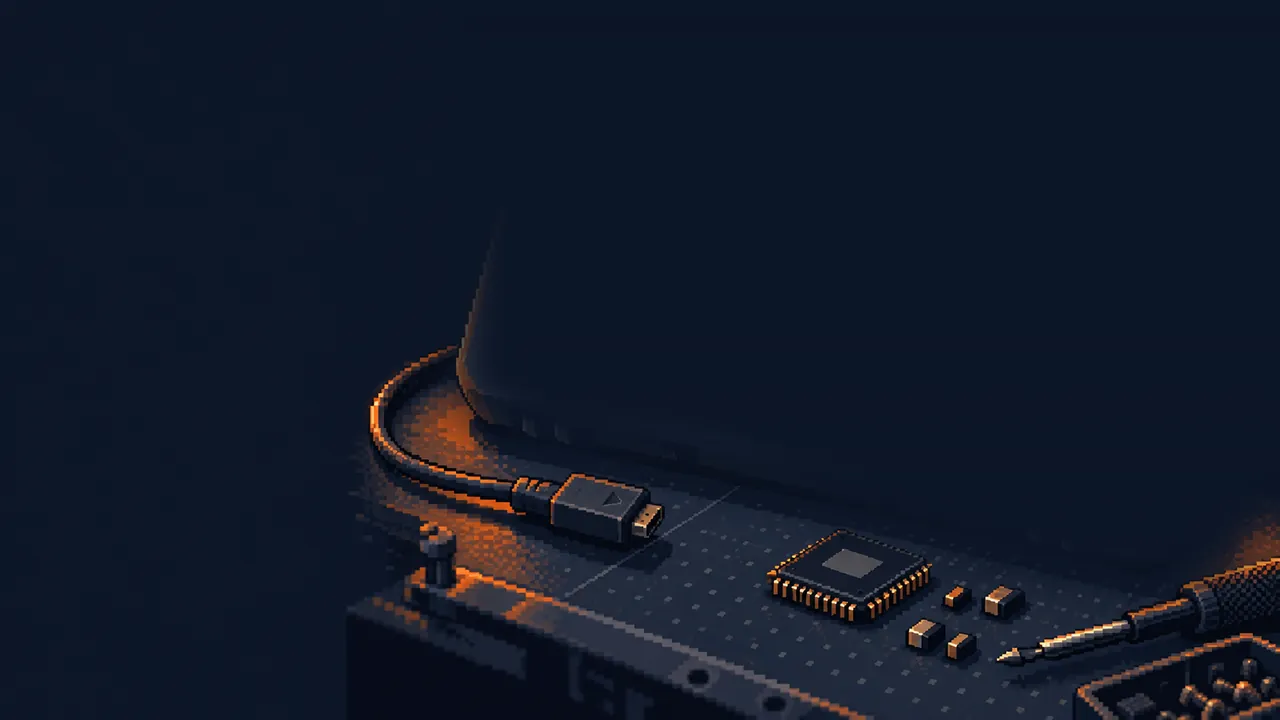
#> input picture console/assets/workbench.webp, 1280 x 720 px
$ python make_workbench.py workbench.webp
#> lines starting #> are read from the running program, lines starting #| are printed output that depends on the picture; after the words box and inside, x2 and y2 are one past the last pixel; in counts of white or black regions, pixels touching at a corner belong together
"""Make console/assets/workbench.webp from the workbench picture, with the handheld painted out.

    python console/assets/make_workbench.py SOURCE.png
The source file is only read. Needs Pillow and numpy.
"""
import sys
from pathlib import Path

import numpy as np
from PIL import Image, ImageDraw, ImageFilter

src = Image.open(sys.argv[1]).convert("RGB")
#> src is the input picture: PIL image 1280x720 RGB; mean R, G, B 17.7, 25.3, 40.8
w, h = src.size
#> w = 1280; h = 720
sx, sy = w / 1672, h / 941
#> sx = 0.766; sy = 0.765
arr = np.asarray(src).astype(float)
# fill: the colour of the empty wall on the left side, row by row
rows = arr[:, : int(400 * sx)].mean(1)
#> rows = 720 rows, first 8: [11.38, 21.9, 39.16], [11.38, 21.9, 39.16], [11.38, 21.9, 39.16], [11.38, 21.9, 39.16], [11.42, 21.87, 39.16], [11.42, 21.87, 39.16], [11.33, 21.93, 39.1], [11.33, 21.93, 39.1]
fill = Image.fromarray(np.repeat(rows[:, None, :], w, axis=1).clip(0, 255).astype("uint8"))
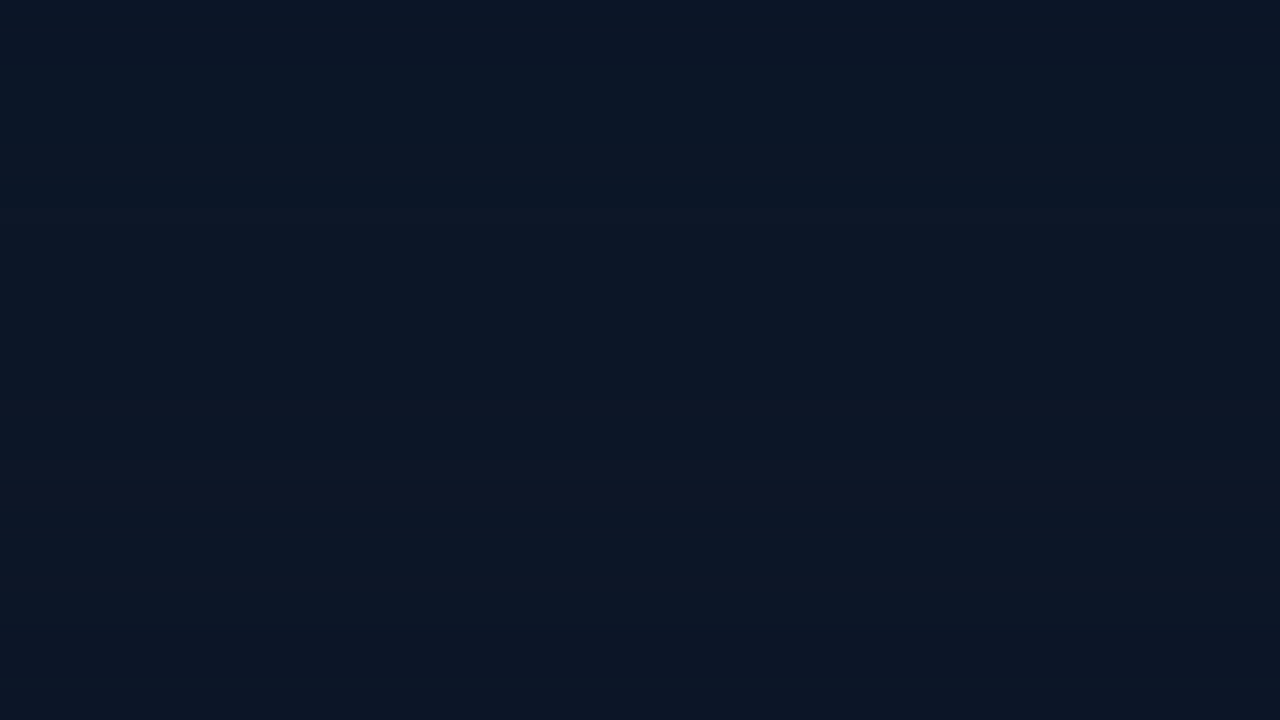
#> fill: PIL image 1280x720 RGB; mean R, G, B 11.9, 21.8, 39
poly = [(586, 520), (590, 300), (600, 0), (1672, 0), (1672, 650), (1590, 760),
        (1380, 760), (1100, 675), (900, 610), (700, 595)]
mask = Image.new("L", src.size, 0)
#> mask: PIL image 1280x720 L; every value is 0
ImageDraw.Draw(mask).polygon([(x * sx, y * sy) for x, y in poly], fill=255)
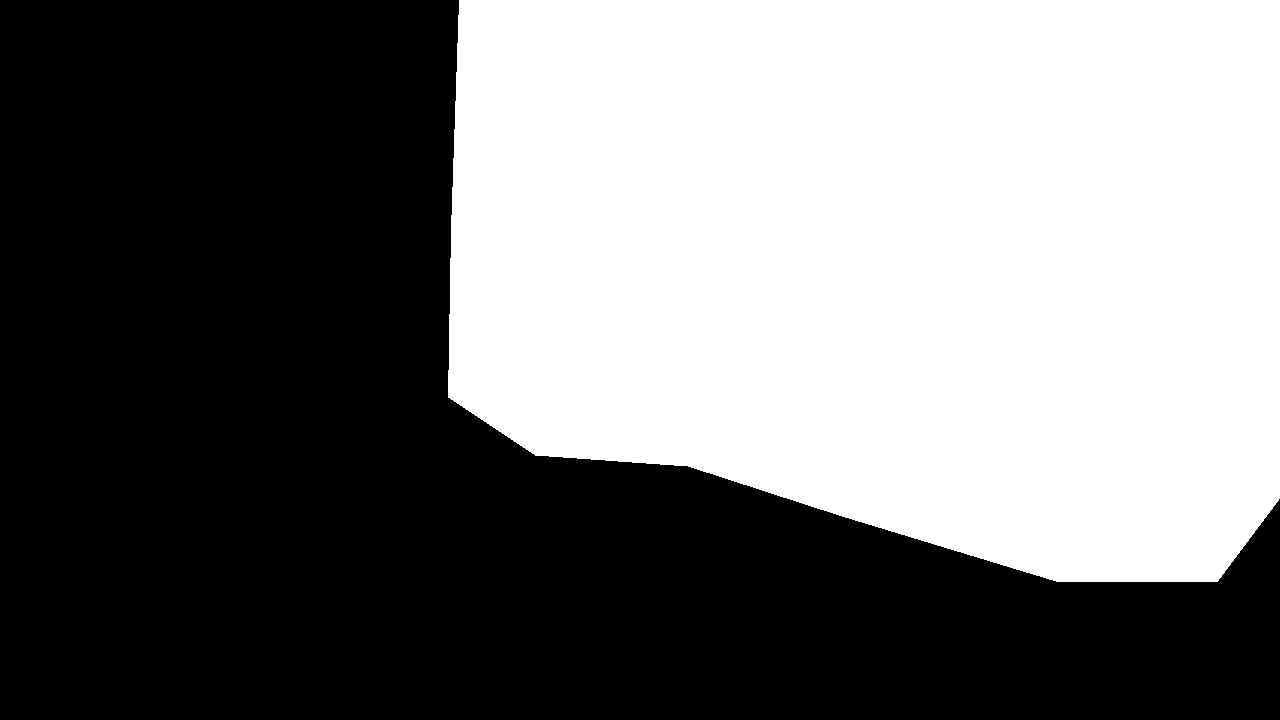
#> mask: PIL image 1280x720 L; 46.3% white; 1 white region, box (x1, y1, x2, y2) and area: (448, 0, 1280, 582) 426703
mask = mask.filter(ImageFilter.GaussianBlur(30 * sx))
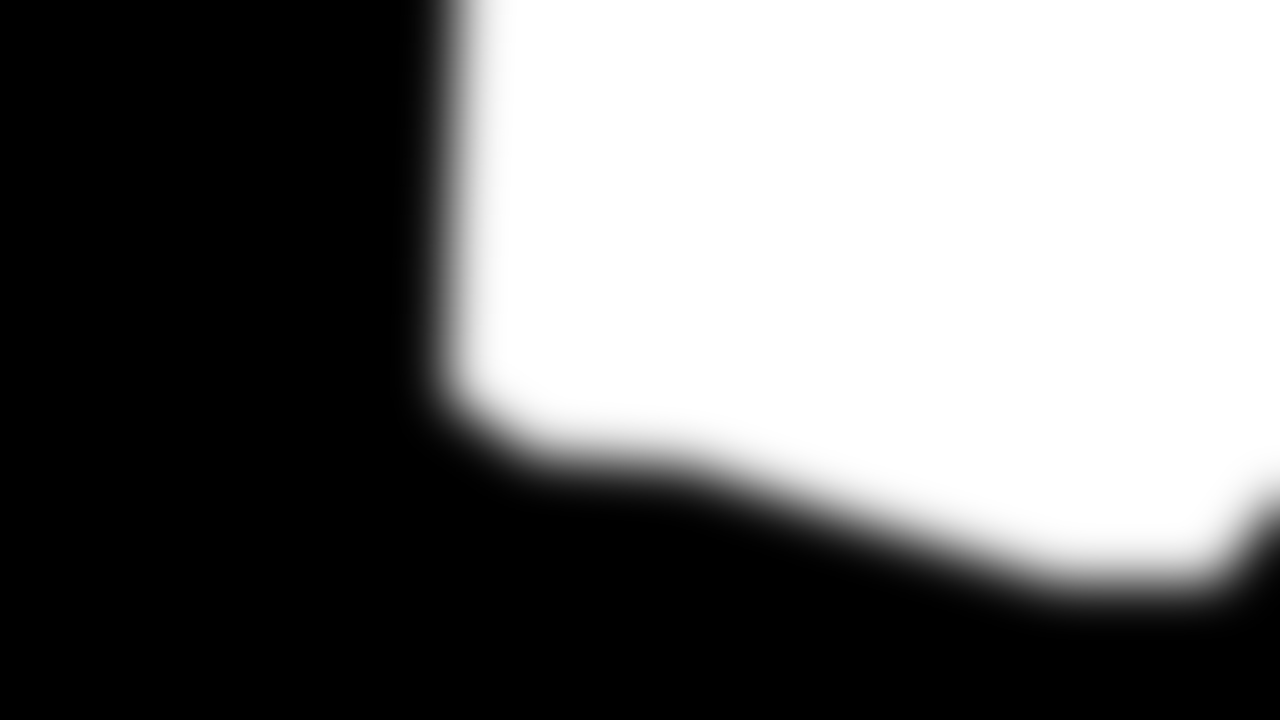
#> mask: PIL image 1280x720 L; min 0, max 255, mean 118
out = Image.composite(fill, src, mask).resize((1280, 720), Image.LANCZOS)
dst = Path(__file__).with_name("workbench.webp")
out.save(dst, "WEBP", quality=80, method=6)
print("wrote", dst, dst.stat().st_size, "bytes")
